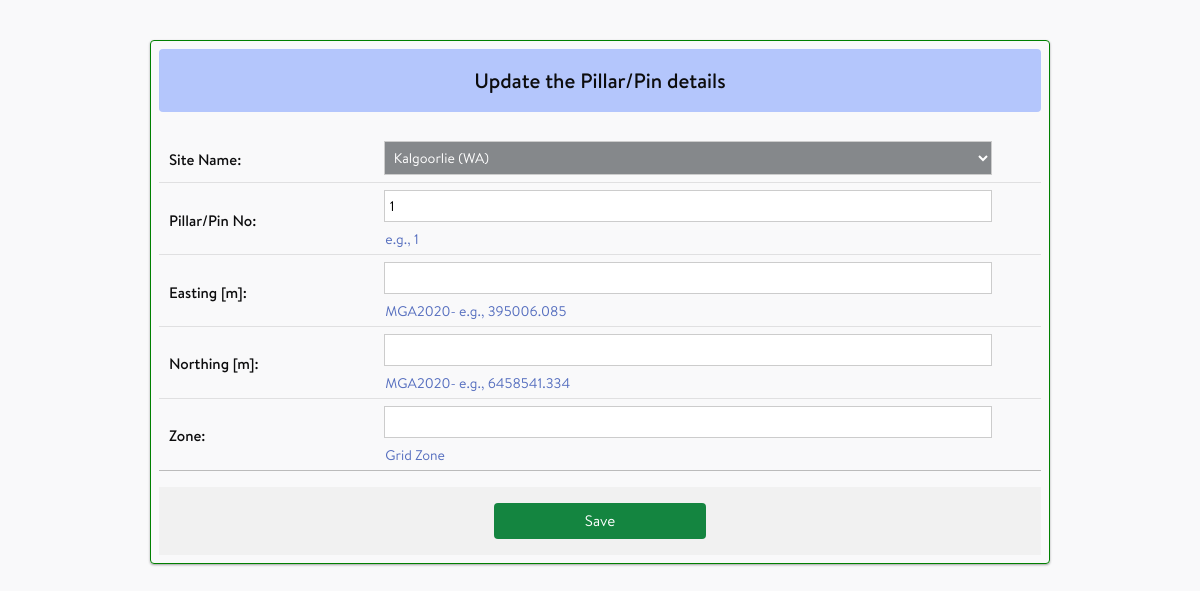
Page /calibrationsites/each_pillar_update/5/1 (signed in) on the earlier database version.
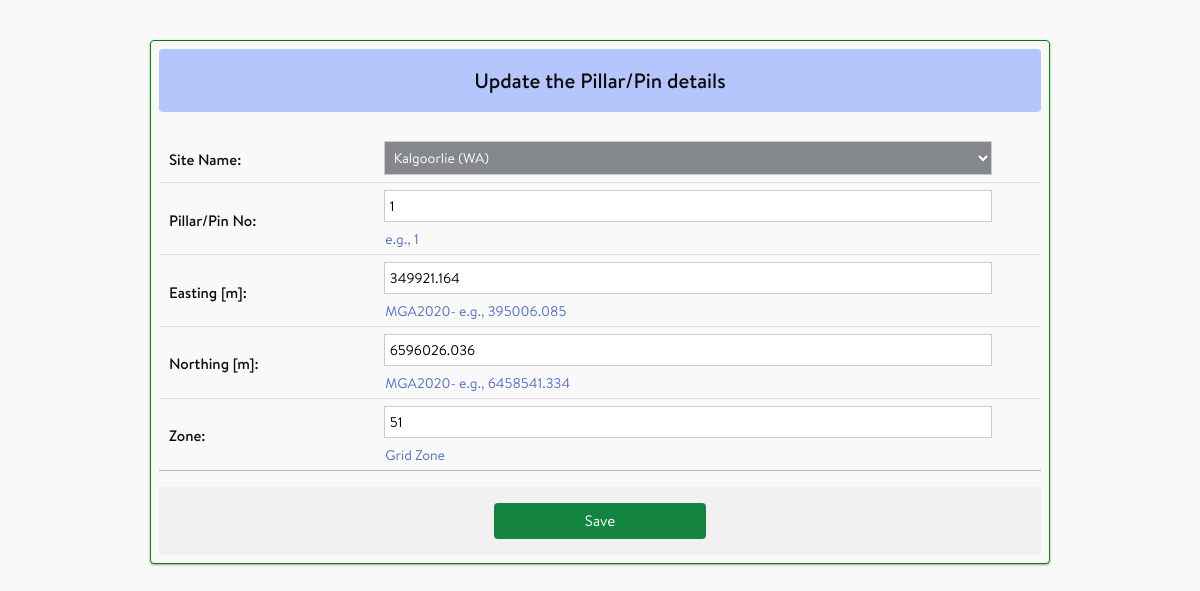
Same page on the later database version.
### calibrationsites/models.py (models this page shows, shortened)
class Pillar(models.Model):
    site_id = models.ForeignKey(CalibrationSite,
                 on_delete = models.CASCADE, null = False,
                 verbose_name = 'Site Name')
    name = models.CharField(max_length=25,
                            help_text="e.g., 1",
                            verbose_name= 'Pillar/Pin No')
    order = models.CharField(max_length=25,
                            blank = True,
                            verbose_name= 'formatted name')
    easting = models.DecimalField(null=True, blank=True,
                            max_digits=9,
                            decimal_places=3,
                            verbose_name = 'Easting [m]',
                            validators=[MinValueValidator(300000), MaxValueValidator(900000)],
                            help_text="MGA2020- e.g., 395006.085")
    northing = models.DecimalField(null=True, blank=True,
                            max_digits=10,
                            decimal_places=3,
                            verbose_name = 'Northing [m]',
                            validators=[MinValueValidator(3000000), MaxValueValidator(10000000)],
                            help_text="MGA2020- e.g., 6458541.334")
    zone = models.PositiveSmallIntegerField(null=True, blank=True,
                            validators=[MinValueValidator(1), MaxValueValidator(60)],
                            help_text = "Grid Zone")
    class Meta:
        ordering = ['site_id','order']
        unique_together = ('site_id','name',)

### calibrationsites/views.py (the view)
# urls.py: path('each_pillar_update/<int:id>/<str:pk>', views.each_pillar_update, name = 'each_pillar_update'),
@login_required(login_url="/accounts/login")
def each_pillar_update(request, id, pk):
    instance = Pillar.objects.get(site_id__exact=id, name__exact=pk)
    form = PillarForm(request.POST or None, instance = instance)
    if form.is_valid():
        instance = form.save()
        if 'next' in request.POST:
            return redirect(request.POST.get('next'))
        else:
            return HttpResponse('<script>opener.closePopup(window, "%s", "%s");</script>' % (instance.pk, instance))
    return render(request, 'calibrationsites/pillar_update_form.html', {'form': form})

### calibrationsites/forms.py
class PillarForm(forms.ModelForm):
    class Meta:
        model = Pillar
        fields = '__all__'
        exclude = ('id', 'order',)
        widgets = {
            'height': forms.TextInput(attrs={'placeholder': 'Optional'}),
        }

### calibrationsites/models.py (called while the page is built)
    def __str__(self):
        return f'{self.site_name} ({self.state.statecode})'

### calibrationsites/templates/calibrationsites/pillar_update_form.html (shortened to what this page needs)
{% extends 'base_popup.html' %}
{% load i18n %}
{% load static %}
{% block content %}
<article class="post">
    <div class="post-content">
        <form action="" class="site-form" method="post">
            <div class="mb-5 site-form-header bg-indigo-300 rounded px-2">
                <h2 class="text-center">Update the Pillar/Pin details</h2>
            </div>
            <table>
                {% for field in form %}
                <tr>
                    <td width="25%"><strong>{{ field.label_tag }}</strong></td>
                    <td width="70%"> {{ field }}
                        {% if not field.field.widget.attrs.placeholder and field.help_text %}
                            <p class="helptext">{{ field.help_text }}</p>
                        {% endif %}
                    </td>
                    <td width="5%"></td>
                </tr>
                {% endfor %}
            </table>
            <div class="button-container">
                <button class="submit-button bg-green-500 hover:bg-green-400 text-base" type="submit">Save</button>
            </div>
        </form>
    </div>
</article>
<body onunload="javascript:refreshParent()">
{% endblock %}

Differences in the rows shown:
changed Pillar "Kalgoorlie (WA)": easting (not shown) → "349921.164"; northing (not shown) → "6596026.036"; zone (not shown) → "51"
